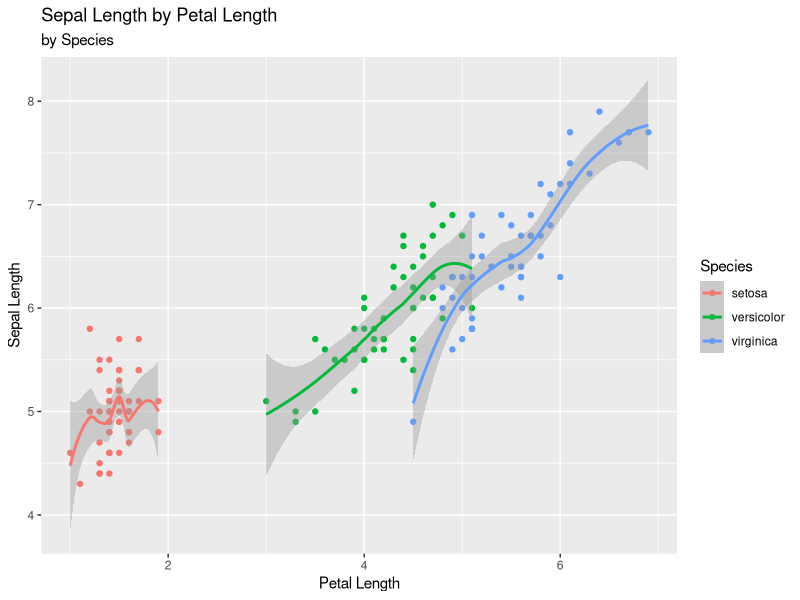
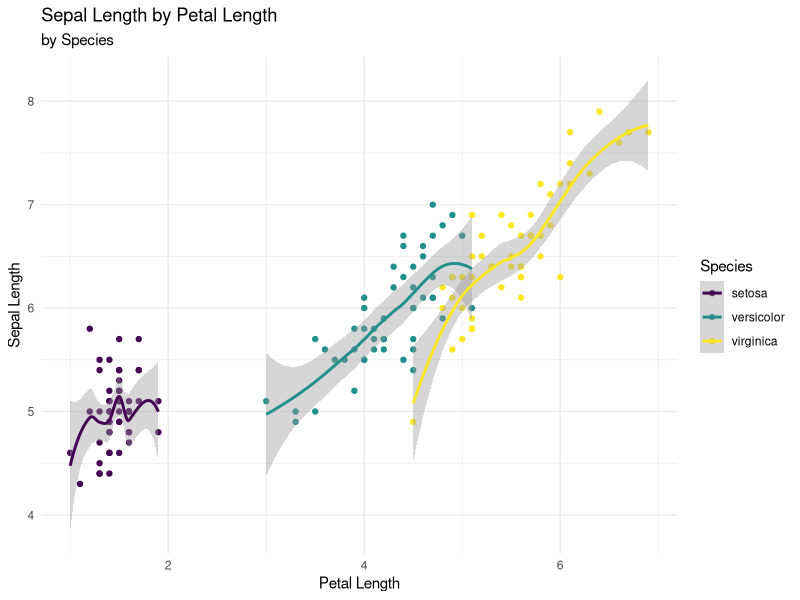
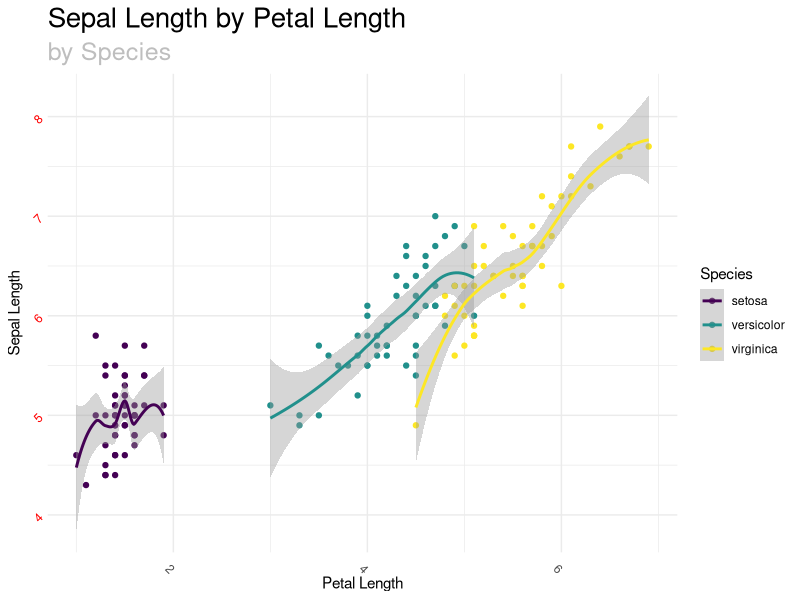

Here is the R script that generated these plots, in order:
## ---- chunk 1

knitr::opts_chunk$set(echo = TRUE,
                      message = FALSE,
                      warning = FALSE)

## ---- chunk 2

data("iris") # famous iris flower data

## ---- chunk 3

library(ggplot2)

## ---- chunk 4

p0 <- ggplot(iris,
             aes(x = Petal.Length, # x is petal length
                 y = Sepal.Length, # y is sepal length
                 color = Species)) + # color is species
  geom_point() + # use points
  geom_smooth() + # use smoother
  labs(title = "Sepal Length by Petal Length",
       subtitle = "by Species",
       x = "Petal Length",
       y = "Sepal Length") 

p0 # replay

## ---- chunk 5

p0 + 
    scale_color_viridis_d() + # viridis color palette
    theme_minimal() # minimal "preset" theme

## ---- chunk 6

p0 + 
  scale_color_viridis_d() + # viridis color palette
  theme_minimal() + # minimal "preset" theme 
  theme(plot.title = element_text(size = 20,), # larger title
        plot.subtitle = element_text(size = 18, # larger subtitle
                                     color = "grey"), # grey subtitle
        axis.text.x = element_text(angle = -45), # rotate x axis labels
        axis.text.y = element_text(angle = 45, # rotate y axis labels
                                   color = "red")) # y axis label color



